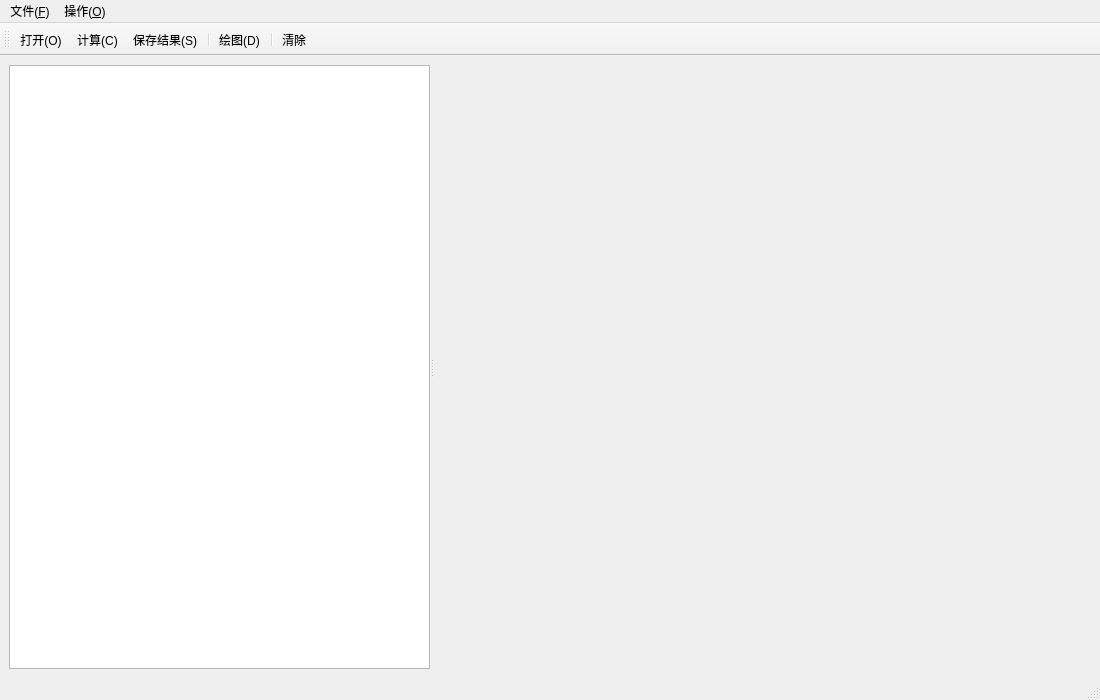
<?xml version="1.0" encoding="UTF-8"?>
<ui version="4.0">
 <class>MainWindow</class>
 <widget class="QMainWindow" name="MainWindow">
  <property name="geometry">
   <rect><x>0</x><y>0</y><width>1100</width><height>700</height></rect>
  </property>
  <property name="windowTitle">
   <string>误差椭圆绘制系统</string>
  </property>

  <!-- 中心控件：水平分割器 -->
  <widget class="QWidget" name="centralwidget">
   <layout class="QHBoxLayout" name="horizontalLayout">
    <item>
     <widget class="QSplitter" name="splitter">
      <property name="orientation">
       <enum>Qt::Horizontal</enum>
      </property>

      <!-- 左侧：结果表格 -->
      <widget class="QTableWidget" name="tableWidget_result">
       <property name="alternatingRowColors"><bool>true</bool></property>
       <property name="selectionBehavior">
        <enum>QAbstractItemView::SelectRows</enum>
       </property>
       <property name="editTriggers">
        <set>QAbstractItemView::NoEditTriggers</set>
       </property>
      </widget>

      <!-- 右侧：绘图区（将被提升为 DrawWidget） -->
      <widget class="QWidget" name="widget_canvas">
       <property name="minimumSize">
        <size><width>400</width><height>300</height></size>
       </property>
      </widget>

     </widget>
    </item>
   </layout>
  </widget>

  <!-- 菜单栏 -->
  <widget class="QMenuBar" name="menubar">
   <property name="geometry">
    <rect><x>0</x><y>0</y><width>1100</width><height>30</height></rect>
   </property>

   <widget class="QMenu" name="menu_file">
    <property name="title"><string>文件(&amp;F)</string></property>
    <addaction name="actionOpen"/>
    <addaction name="actionSave"/>
    <addaction name="separator"/>
    <addaction name="actionExit"/>
   </widget>

   <widget class="QMenu" name="menu_op">
    <property name="title"><string>操作(&amp;O)</string></property>
    <addaction name="actionCalculate"/>
    <addaction name="actionDraw"/>
    <addaction name="separator"/>
    <addaction name="actionClear"/>
   </widget>

   <addaction name="menu_file"/>
   <addaction name="menu_op"/>
  </widget>

  <!-- 状态栏 -->
  <widget class="QStatusBar" name="statusbar"/>

  <!-- 工具栏 -->
  <widget class="QToolBar" name="toolBar">
   <attribute name="toolBarArea"><enum>TopToolBarArea</enum></attribute>
   <addaction name="actionOpen"/>
   <addaction name="actionCalculate"/>
   <addaction name="actionSave"/>
   <addaction name="separator"/>
   <addaction name="actionDraw"/>
   <addaction name="separator"/>
   <addaction name="actionClear"/>
  </widget>

  <!-- Actions -->
  <action name="actionOpen">
   <property name="text"><string>打开(&amp;O)</string></property>
   <property name="shortcut"><string>Ctrl+O</string></property>
  </action>
  <action name="actionSave">
   <property name="text"><string>保存结果(&amp;S)</string></property>
   <property name="shortcut"><string>Ctrl+S</string></property>
  </action>
  <action name="actionExit">
   <property name="text"><string>退出(&amp;Q)</string></property>
   <property name="shortcut"><string>Ctrl+Q</string></property>
  </action>
  <action name="actionCalculate">
   <property name="text"><string>计算(&amp;C)</string></property>
   <property name="shortcut"><string>F5</string></property>
  </action>
  <action name="actionDraw">
   <property name="text"><string>绘图(&amp;D)</string></property>
   <property name="shortcut"><string>F6</string></property>
  </action>
  <action name="actionClear">
   <property name="text"><string>清除</string></property>
  </action>

 </widget>
 <resources/>
 <connections/>
</ui>
